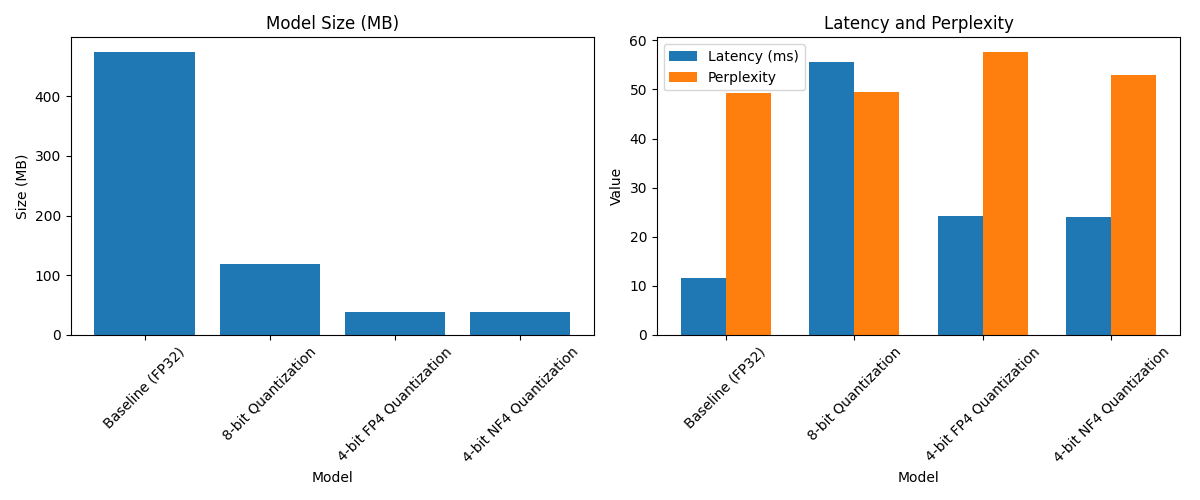

Generate this figure with Python:
import torch
import time
from transformers import AutoModelForCausalLM, AutoTokenizer, BitsAndBytesConfig
from datasets import load_dataset
import bitsandbytes as bnb
from typing import Optional, Tuple, List
import numpy as np
import os

class BitsAndBytesQuantizer:
    def __init__(self, model_name: str = 'gpt2'):
        self.device = torch.device("cuda" if torch.cuda.is_available() else "cpu")
        self.model_name = model_name
        self.tokenizer = AutoTokenizer.from_pretrained(model_name)
        self.model = None
        self.load_baseline_model()
    
    def load_baseline_model(self):
        self.model = AutoModelForCausalLM.from_pretrained(
            self.model_name,
            device_map="auto",
            torch_dtype=torch.float32
        )
        
    def load_8bit_model(self):
        self.model = None
        torch.cuda.empty_cache()
        quantization_config = BitsAndBytesConfig(
            load_in_8bit=True
        )
        
        self.model = AutoModelForCausalLM.from_pretrained(
            self.model_name,
            quantization_config=quantization_config,
            device_map="auto",
        )

        # print(self.model.get_memory_footprint())
        
    def load_4bit_model(self, use_nf4: bool = False):
        self.model = None
        torch.cuda.empty_cache()
        quantization_config = BitsAndBytesConfig(
            load_in_4bit=True,
            bnb_4bit_quant_type="nf4" if use_nf4 else "fp4"
        )
        
        self.model = AutoModelForCausalLM.from_pretrained(
            self.model_name,
            quantization_config=quantization_config,
        )

        # print(self.model.get_memory_footprint())

    def get_model_size_mb(self) -> Tuple[float, str]:
        total_params = sum(p.numel() for p in self.model.parameters())
        
        if hasattr(self.model, 'config') and hasattr(self.model.config, 'quantization_config'):
            quant_config = self.model.config.quantization_config
            if isinstance(quant_config, BitsAndBytesConfig):
                if quant_config.load_in_4bit:
                    param_size = 0.5  # 4 bits = 0.5 bytes
                    quant_type = "4-bit"
                elif quant_config.load_in_8bit:
                    param_size = 1  # 8 bits = 1 byte
                    quant_type = "8-bit"
                else:
                    param_size = 4  # assuming fp32
                    quant_type = "fp32"
            else:
                param_size = 4
                quant_type = "fp32"
        else:
            param_size = 4
            quant_type = "fp32"
            
        size_mb = (total_params * param_size) / (1024 * 1024)
        return size_mb, f"({quant_type} quantization)"

    def measure_inference_latency(self, 
                            dataset_name: str = 'wikitext',
                            dataset_config: str = 'wikitext-2-raw-v1',
                            split: str = 'test',
                            max_samples: int = 100,
                            warmup_runs: int = 10) -> Tuple[float, float]:

        dataset = load_dataset(dataset_name, dataset_config, split=split)
        dataset = dataset.select(range(min(len(dataset), max_samples)))
        processed_inputs = []
        for item in dataset:
            if not item['text'].strip():
                continue
                
            inputs = self.tokenizer(item['text'],
                                return_tensors='pt',
                                truncation=True,
                                max_length=512)
            
            if inputs['input_ids'].size(1) == 0:
                continue
                
            processed_inputs.append(inputs.to(self.device))
        
        # Warmup runs
        for _ in range(warmup_runs):
            with torch.no_grad(), torch.amp.autocast('cuda'):
                for inputs in processed_inputs[:5]:  # Use subset for warmup
                    self.model(**inputs)
        
        torch.cuda.synchronize()  # Ensure all operations are complete
        
        # Measure latencies
        latencies = []
        for inputs in processed_inputs:
            torch.cuda.synchronize()
            start_time = time.perf_counter()
            
            with torch.no_grad(), torch.amp.autocast('cuda'):
                self.model(**inputs)
            
            torch.cuda.synchronize()
            end_time = time.perf_counter()
            latencies.append((end_time - start_time) * 1000)  # Convert to ms
        
        mean_latency = np.mean(latencies)
        std_latency = np.std(latencies)
        return mean_latency, std_latency

    def compute_perplexity(self, dataset_name: str = 'wikitext',
                          dataset_config: str = 'wikitext-2-raw-v1',
                          split: str = 'test',
                          max_samples: int = 3000) -> float:
        dataset = load_dataset(dataset_name, dataset_config, split=split)
        dataset = dataset.select(range(min(len(dataset), max_samples)))
        
        total_loss = 0.0
        total_tokens = 0
        
        self.model.eval()
        with torch.no_grad():
            for item in dataset:
                if not item['text'].strip():
                    continue
                    
                inputs = self.tokenizer(item['text'],
                                      return_tensors='pt',
                                      truncation=True,
                                      max_length=512).to(self.device)
                
                if inputs['input_ids'].size(1) == 0:
                    continue
                    
                outputs = self.model(**inputs, labels=inputs['input_ids'])
                total_loss += outputs.loss.item() * inputs['input_ids'].size(1)
                total_tokens += inputs['input_ids'].size(1)
        
        return torch.exp(torch.tensor(total_loss / total_tokens))
    
def save_model(quantizer: BitsAndBytesQuantizer, save_path: str, quantization_type: str):
    torch.save(quantizer.model.state_dict(), os.path.join(save_path, f"{quantization_type}_model.pth"))
    quantizer.tokenizer.save_pretrained(save_path)
    print(f"{quantization_type} model saved to: {save_path}")

def load_model(quantizer: BitsAndBytesQuantizer, load_path: str, quantization_type: str):
    if quantization_type == "fp32":
        quantizer.load_baseline_model()
    elif quantization_type == "8bit":
        quantizer.load_8bit_model()
    elif quantization_type == "4bit_fp4":
        quantizer.load_4bit_model(use_nf4=False)
    elif quantization_type == "4bit_nf4":
        quantizer.load_4bit_model(use_nf4=True)
    else:
        raise ValueError(f"Invalid quantization type: {quantization_type}")

    quantizer.model.load_state_dict(torch.load(os.path.join(load_path, f"{quantization_type}_model.pth")))
    quantizer.model.to(quantizer.device)
    quantizer.tokenizer = AutoTokenizer.from_pretrained(load_path)
    print(f"{quantization_type} model loaded from: {load_path}")

def evaluate_quantization(model_name: str = 'gpt2', 
                         input_text: str = "The quick brown fox jumps over the lazy dog"):
    print("\nQuantization Comparison")
    print("-" * 50)
    
    # Test baseline model
    print("\nBaseline Model (FP32):")
    quantizer = BitsAndBytesQuantizer(model_name)
    size, details = quantizer.get_model_size_mb()
    print(f"Model Size: {size:.2f} MB {details}")
    mean_latency, std_latency = quantizer.measure_inference_latency()
    print(f"Inference Latency: {mean_latency:.2f} ± {std_latency:.2f} ms")
    try:
        perplexity = quantizer.compute_perplexity()
        print(f"Perplexity: {perplexity:.2f}")
    except Exception as e:
        print(f"Error computing perplexity: {str(e)}")
    
    # Test 8-bit quantization
    print("\n8-bit Quantization:")
    quantizer.load_8bit_model()
    size, details = quantizer.get_model_size_mb()
    print(f"Model Size: {size:.2f} MB {details}")
    mean_latency, std_latency = quantizer.measure_inference_latency()
    print(f"Inference Latency: {mean_latency:.2f} ± {std_latency:.2f} ms")
    try:
        perplexity = quantizer.compute_perplexity()
        print(f"Perplexity: {perplexity:.2f}")
    except Exception as e:
        print(f"Error computing perplexity: {str(e)}")
    
    # Save the 8-bit quantized model
    save_path = "./saved_models/8bit_model"
    save_model(quantizer, save_path, "8bit")
    
    # Load the 8-bit quantized model
    quantizer = BitsAndBytesQuantizer(model_name)
    load_model(quantizer, save_path, "8bit")
    print("\nLoaded 8-bit Quantized Model:")
    size, details = quantizer.get_model_size_mb()
    print(f"Model Size: {size:.2f} MB {details}")
    mean_latency, std_latency = quantizer.measure_inference_latency()
    print(f"Inference Latency: {mean_latency:.2f} ± {std_latency:.2f} ms")
    try:
        perplexity = quantizer.compute_perplexity()
        print(f"Perplexity: {perplexity:.2f}")
    except Exception as e:
        print(f"Error computing perplexity: {str(e)}")

    # Test 4-bit FP4 quantization
    print("\n4-bit FP4 Quantization:")
    quantizer.load_4bit_model(use_nf4=False)
    size, details = quantizer.get_model_size_mb()
    print(f"Model Size: {size:.2f} MB {details}")
    mean_latency, std_latency = quantizer.measure_inference_latency()
    print(f"Inference Latency: {mean_latency:.2f} ± {std_latency:.2f} ms")
    try:
        perplexity = quantizer.compute_perplexity()
        print(f"Perplexity: {perplexity:.2f}")
    except Exception as e:
        print(f"Error computing perplexity: {str(e)}")
    
    # Save the 4-bit FP4 quantized model
    save_path = "./saved_models/4bit_fp4_model"
    save_model(quantizer, save_path, "4bit_fp4")
    
    # Load the 4-bit FP4 quantized model
    quantizer = BitsAndBytesQuantizer(model_name)
    load_model(quantizer, save_path, "4bit_fp4")
    print("\nLoaded 4-bit FP4 Quantized Model:")
    size, details = quantizer.get_model_size_mb()
    print(f"Model Size: {size:.2f} MB {details}")
    mean_latency, std_latency = quantizer.measure_inference_latency()
    print(f"Inference Latency: {mean_latency:.2f} ± {std_latency:.2f} ms")
    try:
        perplexity = quantizer.compute_perplexity()
        print(f"Perplexity: {perplexity:.2f}")
    except Exception as e:
        print(f"Error computing perplexity: {str(e)}")

    # Test 4-bit NF4 quantization
    print("\n4-bit NF4 Quantization:")
    quantizer.load_4bit_model(use_nf4=True)
    size, details = quantizer.get_model_size_mb()
    print(f"Model Size: {size:.2f} MB {details}")
    mean_latency, std_latency = quantizer.measure_inference_latency()
    print(f"Inference Latency: {mean_latency:.2f} ± {std_latency:.2f} ms")
    try:
        perplexity = quantizer.compute_perplexity()
        print(f"Perplexity: {perplexity:.2f}")
    except Exception as e:
        print(f"Error computing perplexity: {str(e)}")
    
    # Save the 4-bit NF4 quantized model
    save_path = "./saved_models/4bit_nf4_model"
    save_model(quantizer, save_path, "4bit_nf4")
    
    # Load the 4-bit NF4 quantized model
    quantizer = BitsAndBytesQuantizer(model_name)
    load_model(quantizer, save_path, "4bit_nf4")
    print("\nLoaded 4-bit NF4 Quantized Model:")
    size, details = quantizer.get_model_size_mb()
    print(f"Model Size: {size:.2f} MB {details}")
    mean_latency, std_latency = quantizer.measure_inference_latency()
    print(f"Inference Latency: {mean_latency:.2f} ± {std_latency:.2f} ms")
    try:
        perplexity = quantizer.compute_perplexity()
        print(f"Perplexity: {perplexity:.2f}")
    except Exception as e:
        print(f"Error computing perplexity: {str(e)}")

if __name__ == "__main__":
    evaluate_quantization()